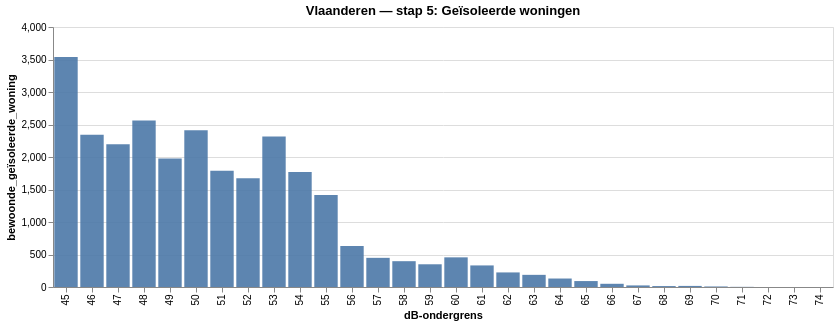

Here is the notebook cell this chart was saved with:
### Code cell
from contour.notebook_viz import toon_staaf_per_contour

toon_staaf_per_contour(vla, 'bewoonde_geïsoleerde_woning', titel='Vlaanderen — stap 5: Geïsoleerde woningen')

### Figure 1 — Vega-Lite specification as saved in the notebook (floating-point values rounded to 4 significant figures)
{"config": {"view": {"continuousWidth": 300, "continuousHeight": 300}}, "data": {"name": "data-d1e295d32310ab1145f005e22e4ed2fe"}, "mark": {"type": "bar", "opacity": 0.9}, "encoding": {"tooltip": [{"field": "db_ondergrens", "title": "dB", "type": "ordinal"}, {"field": "waarde", "format": ",.4f", "title": "bewoonde_geïsoleerde_woning", "type": "quantitative"}, {"field": "reeks", "title": "indicator", "type": "nominal"}], "x": {"field": "db_ondergrens", "sort": ["45", "46", "47", "48", "49", "50", "51", "52", "53", "54", "55", "56", "57", "58", "59", "60", "61", "62", "63", "64", "65", "66", "67", "68", "69", "70", "71", "72", "73", "74"], "title": "dB-ondergrens", "type": "ordinal"}, "y": {"field": "waarde", "scale": {"zero": true}, "title": "bewoonde_geïsoleerde_woning", "type": "quantitative"}}, "height": 260, "title": "Vlaanderen — stap 5: Geïsoleerde woningen", "width": 780, "$schema": "https://vega.github.io/schema/vega-lite/v6.4.1.json", "datasets": {"data-d1e295d32310ab1145f005e22e4ed2fe": [{"db_ondergrens": "45", "waarde": 3538.0, "reeks": "lden"}, {"db_ondergrens": "46", "waarde": 2343.0, "reeks": "lden"}, {"db_ondergrens": "47", "waarde": 2198.0, "reeks": "lden"}, {"db_ondergrens": "48", "waarde": 2561.0, "reeks": "lden"}, {"db_ondergrens": "49", "waarde": 1978.0, "reeks": "lden"}, {"db_ondergrens": "50", "waarde": 2413.0, "reeks": "lden"}, {"db_ondergrens": "51", "waarde": 1787.0, "reeks": "lden"}, {"db_ondergrens": "52", "waarde": 1675.0, "reeks": "lden"}, {"db_ondergrens": "53", "waarde": 2316.0, "reeks": "lden"}, {"db_ondergrens": "54", "waarde": 1768.0, "reeks": "lden"}, {"db_ondergrens": "55", "waarde": 1415.0, "reeks": "lden"}, {"db_ondergrens": "56", "waarde": 630.6, "reeks": "lden"}, {"db_ondergrens": "57", "waarde": 448.6, "reeks": "lden"}, {"db_ondergrens": "58", "waarde": 397.2, "reeks": "lden"}, {"db_ondergrens": "59", "waarde": 349.6, "reeks": "lden"}, {"db_ondergrens": "60", "waarde": 456.2, "reeks": "lden"}, {"db_ondergrens": "61", "waarde": 332.0, "reeks": "lden"}, {"db_ondergrens": "62", "waarde": 224.2, "reeks": "lden"}, {"db_ondergrens": "63", "waarde": 187.0, "reeks": "lden"}, {"db_ondergrens": "64", "waarde": 130.4, "reeks": "lden"}, {"db_ondergrens": "65", "waarde": 91.4, "reeks": "lden"}, {"db_ondergrens": "66", "waarde": 49.4, "reeks": "lden"}, {"db_ondergrens": "67", "waarde": 24.2, "reeks": "lden"}, {"db_ondergrens": "68", "waarde": 14.4, "reeks": "lden"}, {"db_ondergrens": "69", "waarde": 16.6, "reeks": "lden"}, {"db_ondergrens": "70", "waarde": 8.2, "reeks": "lden"}, {"db_ondergrens": "71", "waarde": 2.4, "reeks": "lden"}, {"db_ondergrens": "72", "waarde": 0.4, "reeks": "lden"}, {"db_ondergrens": "73", "waarde": 0.4, "reeks": "lden"}, {"db_ondergrens": "74", "waarde": 0.2, "reeks": "lden"}]}}
